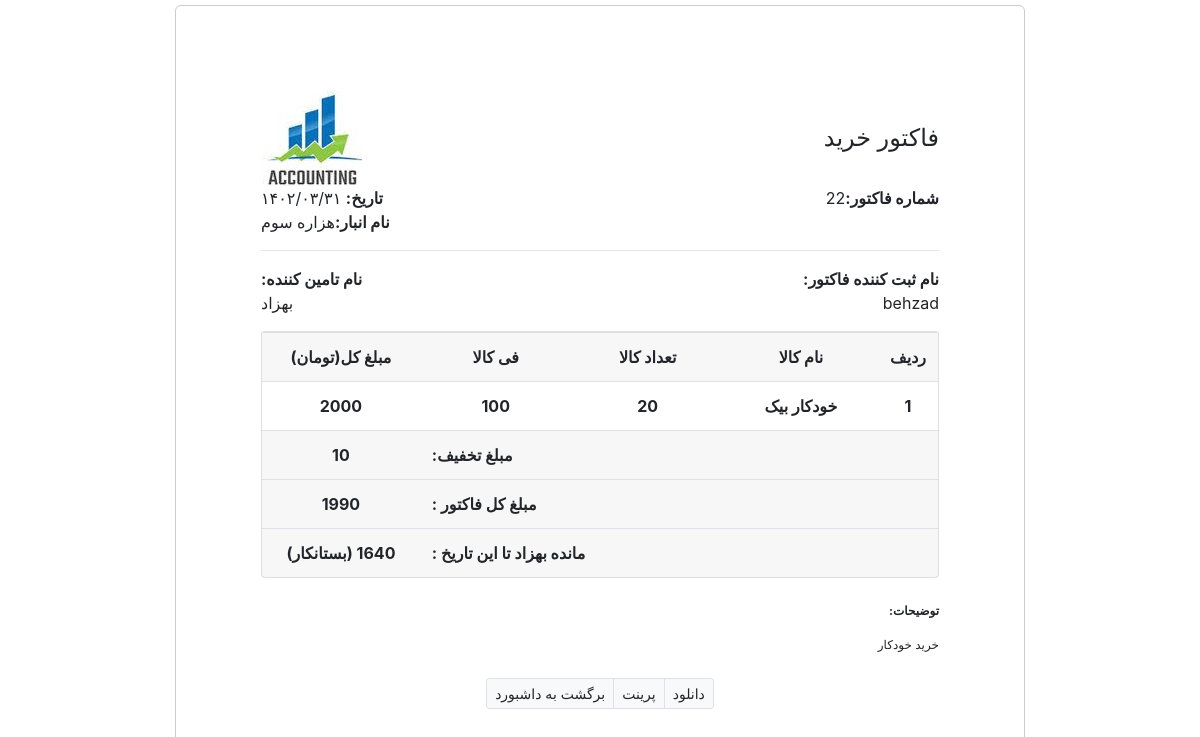
Screenshot of /buyfactorpre.php?id=22 with the database file from the repository.
### tables this page shows
CREATE TABLE `buyfactor` (
  `buyfactor_id` int UNSIGNED NOT NULL,
  `buy_date` varchar(256) NOT NULL,
  `cust_id` int UNSIGNED NOT NULL,
  `product_id` int UNSIGNED NOT NULL,
  `warehouse_id` int UNSIGNED NOT NULL,
  `product_qty` int UNSIGNED NOT NULL,
  `factor_fi` int NOT NULL,
  `buy_off` int DEFAULT NULL,
  `buy_sum` int NOT NULL,
  `factor_explanation` text NOT NULL,
  `factor_done` enum('1','2') NOT NULL DEFAULT '1',
  `created_at` timestamp NOT NULL DEFAULT CURRENT_TIMESTAMP,
  `updated_at` timestamp NULL DEFAULT NULL,
  `user_editfactor` int UNSIGNED NOT NULL
);

CREATE TABLE `wearhouses` (
  `wearhouse_id` int UNSIGNED NOT NULL,
  `wearhouse_name` varchar(256) NOT NULL,
  `created_at` timestamp NOT NULL DEFAULT CURRENT_TIMESTAMP,
  `updated_at` timestamp NULL DEFAULT NULL
);

CREATE TABLE `users` (
  `user_id` int UNSIGNED NOT NULL,
  `user_name` varchar(256) NOT NULL,
  `user_firstName` varchar(256) NOT NULL,
  `user_email` varchar(256) NOT NULL,
  `user_password` text NOT NULL,
  `permition_id` int UNSIGNED NOT NULL,
  `user_active` enum('1','2') NOT NULL DEFAULT '2',
  `user_token` varchar(256) DEFAULT NULL,
  `created_at` timestamp NOT NULL DEFAULT CURRENT_TIMESTAMP,
  `updated_at` timestamp NULL DEFAULT NULL
);

CREATE TABLE `personaccount` (
  `cust_id` int UNSIGNED NOT NULL,
  `account_type` enum('1','2') NOT NULL,
  `cust_name` varchar(256) NOT NULL,
  `cust_codemeli` int UNSIGNED DEFAULT NULL,
  `cust_address` text,
  `cust_mobile` int DEFAULT NULL,
  `cust_active` enum('1','2') NOT NULL DEFAULT '1',
  `created_at` timestamp NOT NULL DEFAULT CURRENT_TIMESTAMP,
  `updated_at` timestamp NULL DEFAULT NULL
);

CREATE TABLE `products` (
  `product_id` int UNSIGNED NOT NULL,
  `product_name` varchar(256) NOT NULL,
  `product_serial` int UNSIGNED NOT NULL,
  `category_id` int UNSIGNED NOT NULL,
  `unit_id` int UNSIGNED NOT NULL,
  `created_at` timestamp NOT NULL DEFAULT CURRENT_TIMESTAMP,
  `updated_at` timestamp NULL DEFAULT NULL
);

### newffff/Helper/jdf.php (called while the page is built, shortened)
<?php
function jdate($format, $timestamp = '', $none = '', $time_zone = 'Asia/Tehran', $tr_num = 'fa')
{
    $T_sec = 0;
    $ts = $T_sec + (($timestamp === '') ? time() : tr_num($timestamp));
    $date = explode('_', date('H_i_j_n_O_P_s_w_Y', $ts));
    list($j_y, $j_m, $j_d) = gregorian_to_jalali($date[8], $date[3], $date[2]);
    $sl = strlen($format);
    $out = '';
    for ($i = 0; $i < $sl; $i++) {
        $sub = substr($format, $i, 1);
        switch ($sub) {
            case 'd':
                $out .= ($j_d < 10) ? '0' . $j_d : $j_d;
                break;
            case 'm':
                $out .= ($j_m > 9) ? $j_m : '0' . $j_m;
                break;
            case 'Y':
                $out .= $j_y;
                break;
            default:
                $out .= $sub;
        }
    }
    return ($tr_num != 'en') ? tr_num($out, 'fa', '.') : $out;
}
function tr_num($str, $mod = 'en', $mf = '٫')
{
    $num_a = array('0', '1', '2', '3', '4', '5', '6', '7', '8', '9', '.');
    $key_a = array('۰', '۱', '۲', '۳', '۴', '۵', '۶', '۷', '۸', '۹', $mf);
    return ($mod == 'fa') ? str_replace($num_a, $key_a, $str) : str_replace($key_a, $num_a, $str);
}
function gregorian_to_jalali($gy, $gm, $gd, $mod = '')
{
    list($gy, $gm, $gd) = explode('_', tr_num($gy . '_' . $gm . '_' . $gd));
    $g_d_m = array(0, 31, 59, 90, 120, 151, 181, 212, 243, 273, 304, 334);
    $gy2 = ($gm > 2) ? ($gy + 1) : $gy;
    $days = 355666 + (365 * $gy) + ((int) (($gy2 + 3) / 4)) - ((int) (($gy2 + 99) / 100)) + ((int) (($gy2 + 399) / 400)) + $gd + $g_d_m[$gm - 1];
    $jy = -1595 + (33 * ((int) ($days / 12053)));
    $days %= 12053;
    $jy += 4 * ((int) ($days / 1461));
    $days %= 1461;
    if ($days > 365) {
        $jy += (int) (($days - 1) / 365);
        $days = ($days - 1) % 365;
    }
    if ($days < 186) {
        $jm = 1 + (int) ($days / 31);
        $jd = 1 + ($days % 31);
    } else {
        $jm = 7 + (int) (($days - 186) / 30);
        $jd = 1 + (($days - 186) % 30);
    }
    return ($mod == '') ? array($jy, $jm, $jd) : $jy . $mod . $jm . $mod . $jd;
}

### buyfactorpre.php (the view, shortened to what this page needs)
<?php
require "./newffff/Helper/jdf.php";
global $db;
if (isset($_GET['id']) && !(empty($_GET['id']))) {
    $id = $_GET['id'];
    $sql = "SELECT buyfactor.buyfactor_id,buyfactor.buy_date,wearhouses.wearhouse_name,buyfactor.user_editfactor,personaccount.cust_name,personaccount.cust_id,products.product_name,buyfactor.product_qty,buyfactor.factor_fi,buyfactor.buy_off,buyfactor.buy_sum,buyfactor.factor_explanation,users.user_name FROM buyfactor,wearhouses,personaccount,products,users WHERE buyfactor.cust_id = personaccount.cust_id and buyfactor.warehouse_id = wearhouses.wearhouse_id and buyfactor.product_id=products.product_id and buyfactor.user_editfactor = users.user_id and buyfactor.buyfactor_id=?";
    $stmt = $db->prepare($sql);
    $stmt->execute([$id]);
    $factor = $stmt->fetch();
    if ($factor == null) {
        header("location:index.php");
    } else {
        $sql = "SELECT SUM(credit) as credit from credits where personaccount_id=?";
        $stmt = $db->prepare($sql);
        $stmt->execute([$factor->cust_id]);
        $credits = $stmt->fetch();
    }
}
?>
<!DOCTYPE html>
<html lang="en">
<head>
    <link rel="stylesheet" href="./newffff/CSS/style.css">
    <link rel="stylesheet" href="./newffff/CSS/bootstrap.min.css">
    <link rel="stylesheet" href="./newffff/JS/bootstrap.min.js">
</head>
<body>
    <div class="container-fluid invoice-container">
        <header>
            <div class="row align-items-center">
                <div class="col-sm-7">
                    <img id="logo" src="./newffff/CSS/LOGO.jpg" alt="">
                </div>
                <div class="col-sm-5 text-right">
                    <h4 class="mb-0 text-right"> فاکتور خرید </h4>
                </div>
            </div>
        </header>
        <main>
            <div class="row">
                <div class="col-sm-6 "><strong> تاریخ:</strong> <?= jdate("Y/m/d", $factor->buy_date) ?> </div>
                <div class="col-sm-6 text-right"><strong>شماره فاکتور:</strong><?= $factor->buyfactor_id ?></div>
                <div class="col-sm-6 text-left"><strong> نام انبار:</strong><?= $factor->wearhouse_name ?></div>
            </div>
            <hr>
            <div class="row">
                <div class="col-sm-6 text-right order-sm-1"><strong> :نام ثبت کننده فاکتور</strong>
                    <address>
                        <?= $factor->user_name  ?><br>
                    </address>
                </div>
                <div class="col-sm-6 order-sm-0"><strong>:نام تامین کننده</strong>
                    <address>
                        <?= $factor->cust_name  ?> <br>
                    </address>
                </div>
            </div>
            <div class="card">
                <div class="card-body p-0">
                    <div class="table-responsive">
                        <table class="table mb-0">
                            <thead class="card-header">
                                <tr>
                                    <td class="col-3 text-center"><strong> مبلغ کل(تومان)</strong></td>
                                    <td class="col-3 text-center"><strong>فی کالا</strong></td>
                                    <td class="col-3 text-center"><strong>تعداد کالا</strong></td>
                                    <td class="col-3 text-center"><strong>نام کالا </strong></td>
                                    <td class="col-3 text-center"><strong>ردیف</strong></td>
                                </tr>
                            </thead>
                            <tbody>
                                <tr>
                                    <td class="col-3 text-center">
                                        <strong><?= ($factor->factor_fi * $factor->product_qty)  ?></strong>
                                    </td>
                                    <td class="col-3 text-center"><strong><?= $factor->factor_fi  ?></strong></td>
                                    <td class="col-3 text-center"><strong><?= $factor->product_qty  ?></strong></td>
                                    <td class="col-3 text-center"><strong><?= $factor->product_name  ?></strong></td>
                                    <td class="col-3 text-center"><strong>1</strong></td>
                                </tr>
                            </tbody>
                            <tfoot class="card-footer">
                                <tr>
                                    <td class="text-center"><strong><?= $factor->buy_off ?></strong></td>
                                    <td colspan="4" class="text-left"><strong> :مبلغ تخفیف </strong></td>
                                </tr>
                                <tr>
                                    <td class="text-center"><strong> <?= $factor->buy_sum   ?> </strong></td>
                                    <td colspan="4" class="text-left"><strong> : مبلغ کل فاکتور </strong></td>
                                </tr>
                                <tr>
                                    <td class="text-center"><strong> <?php
                                                                        if (($credits->credit) > 0) {
                                                                            echo "(بستانکار)";
                                                                        } else {
                                                                            echo "(بدهکار)";
                                                                        }
                                                                        ?> <?= $credits->credit ?> </strong></td>
                                    <td colspan="4" class="text-left"><strong> : مانده <?= $factor->cust_name  ?> تا این
                                            تاریخ
                                        </strong></td>
                                </tr>
                            </tfoot>
                        </table>
                    </div>
                </div>
            </div>
        </main>
        <footer class="text-right mt-4">
            <p class="text-1"><strong> :توضیحات</strong></p>
            <p class="text-1"><?= $factor->factor_explanation  ?></p>
        </footer>
        <footer class="text-center mt-4">
            <div class="btn-group btn-group-sm ">
                <a href="./index.php" class="btn btn-light border">
                    برگشت به داشبورد
                </a>
                <a href="javascript:window.print()" class="btn btn-light border">
                    <ion-icon name="print-outline"></ion-icon> پرینت
                </a>
                <a href="javascript:window.print()" class="btn btn-light border">
                    <ion-icon name="download-outline"></ion-icon> دانلود
                </a>
            </div>
        </footer>
    </div>
</body>
</html>

### newffff/CSS/style.css (style rules this page uses)
* { margin: 0; padding: 0; box-sizing: border-box; }
body { height: 100vh; display: flex; align-items: center; justify-content: center; }
.invoice-container { margin-left: 0; padding: 85px !important; max-width: 850px; background-color: #fff; border: 1px solid #ccc; border-radius: 6px; }
.text-1 { font-size: 12px; }

### rows the page displays
buyfactor: buy_date "۱۴۰۲/۰۳/۳۱", buyfactor_id "22", warehouse.wearhouse_name "هزاره سوم", user_editfactor.user_name "behzad", cust.cust_name "بهزاد", $factor->factor_fi * $factor->product_qty "2000", factor_fi "100", product_qty "20", product.product_name "خودکار بیک", buy_off "10", buy_sum "1990", factor_explanation "خرید خودکار"

### other values shown
$credits->credit "1640"
